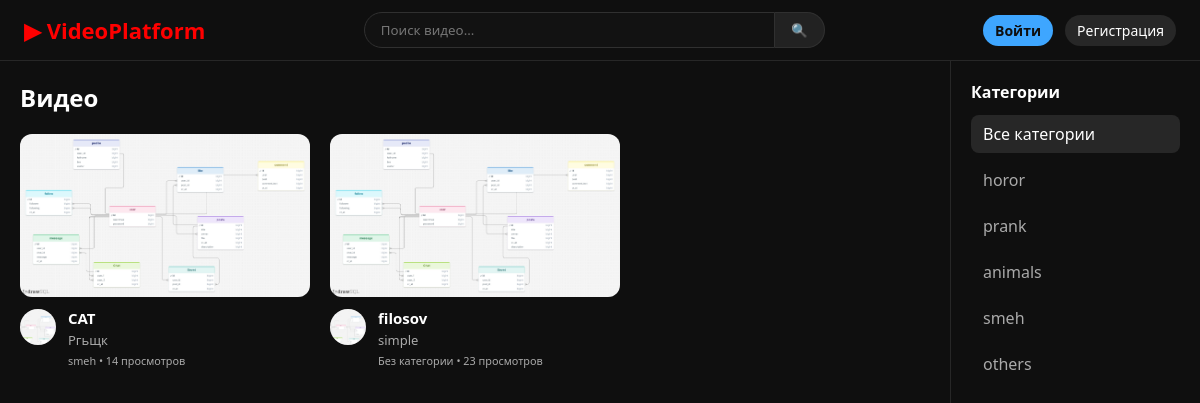
Before: / with the older database file.
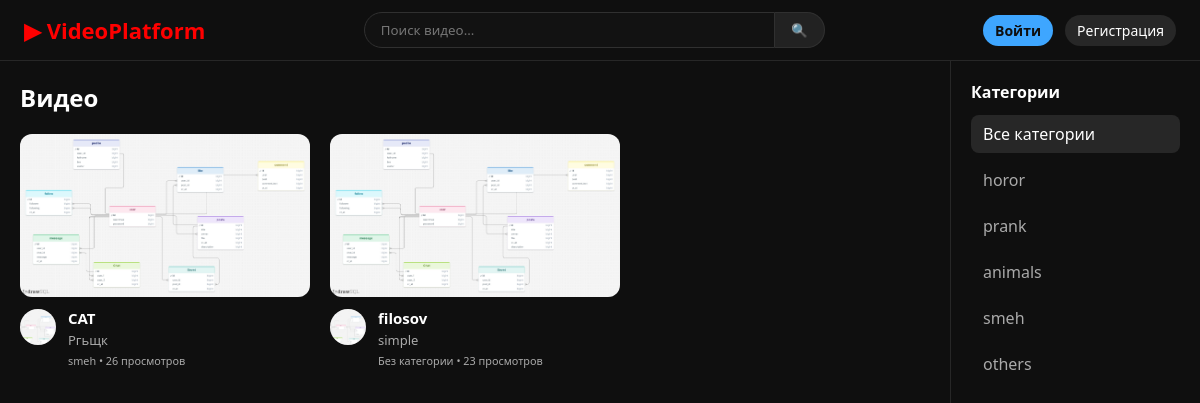
After: the same page with the newer database file.
### myapp/models.py (models this page shows, shortened)
class Video(models.Model):
    title = models.CharField(max_length=255)
    description = models.TextField(null=True, blank=True)
    thumbnail = models.ImageField(upload_to='thumbnails/')
    video_file = models.FileField(upload_to='videos/')
    views_count = models.PositiveIntegerField(default=0)
    category = models.ForeignKey(Category, on_delete=models.SET_NULL, null=True, blank=True, related_name='videos')
    channel = models.ForeignKey(Channel, on_delete=models.CASCADE, related_name='videos')
    created_at = models.DateTimeField(auto_now_add=True)

class Channel(models.Model):
    title = models.CharField(max_length=255)
    description = models.TextField(null=True, blank=True)
    avatar = models.ImageField(upload_to='channel_avatars/')
    owner = models.ForeignKey(User, on_delete=models.CASCADE, related_name='channels')
    created_at = models.DateTimeField(auto_now_add=True)

class Category(models.Model):
    name = models.CharField(max_length=100)

### myapp/views.py (the view)
# urls.py: path('', index, name='index'),
def index(request):
    query = request.GET.get('q')
    category_id = request.GET.get('category')
    videos = Video.objects.all()
    if query:
        videos = videos.filter(title__icontains=query)
    if category_id:
        videos = videos.filter(category_id=category_id)
    videos = videos.order_by('-created_at')
    categories = Category.objects.all()
    return render(request, 'index.html', {
        'videos': videos,
        'categories': categories,
    })

### myapp/templates/index.html
{% extends 'base.html' %}
{% block main_layout %}
    <div class="main-content">
        <h2 style="margin-bottom: 20px;">Видео</h2>
        <div class="video-grid">
            {% for video in videos %}
                <a href="{% url 'watch' video.id %}" class="video-card">
                    <div class="thumbnail-box">
                        {% if video.thumbnail %}
                            <img src="{{ video.thumbnail.url }}" alt="{{ video.title }}">
                        {% else %}
                            <div style="display:flex; align-items:center; justify-content:center; height:100%; color:#aaa;">Нет превью</div>
                        {% endif %}
                    </div>
                    <div class="video-info">
                        {% if video.channel.avatar %}
                            <img src="{{ video.channel.avatar.url }}" class="channel-avatar" alt="Avatar">
                        {% else %}
                            <div class="channel-avatar" style="text-align:center; line-height:36px;">📹</div>
                        {% endif %}
                        <div class="video-details">
                            <h3>{{ video.title }}</h3>
                            <p>{{ video.channel.title }}</p>
                            <p><small>{{ video.category.name|default:"Без категории" }} • {{ video.views_count }} просмотров</small></p>
                        </div>
                    </div>
                </a>
            {% empty %}
                <p style="color: #aaa;">Видео не найдены.</p>
            {% endfor %}
        </div>
    </div>
    <aside style="width: 250px; padding: 20px; border-left: 1px solid #272727; background-color: #0f0f0f;">
        <h3 style="font-size: 16px; margin-bottom: 12px; color: #fff;">Категории</h3>
        <ul style="list-style: none; display: flex; flex-direction: column; gap: 8px;">
            <li>
                <a href="{% url 'index' %}" style="display: block; padding: 8px 12px; border-radius: 8px; text-decoration: none; color: #fff; background-color: {% if not request.GET.category %}#272727{% else %}transparent{% endif %};">
                    Все категории
                </a>
            </li>
            {% for cat in categories %}
                <li>
                    <a href="{% url 'index' %}?category={{ cat.id }}" style="display: block; padding: 8px 12px; border-radius: 8px; text-decoration: none; color: {% if request.GET.category == cat.id|stringformat:'i' %}#fff{% else %}#aaa{% endif %}; background-color: {% if request.GET.category == cat.id|stringformat:'i' %}#272727{% else %}transparent{% endif %};">
                        {{ cat.name }}
                    </a>
                </li>
            {% endfor %}
        </ul>
    </aside>
{% endblock %}

### myapp/templates/base.html (shortened to what this page needs)
<!DOCTYPE html>
<html lang="ru">
<head>
</head>
<body>
    <header>
        <div class="logo">
            <a href="{% url 'index' %}">▶ VideoPlatform</a>
        </div>
        <form class="search-box" method="GET" action="{% url 'index' %}">
            <input type="text" name="q" placeholder="Поиск видео..." value="{{ request.GET.q }}">
            <button type="submit">🔍</button>
        </form>
        <nav class="user-nav">
            {% if user.is_authenticated %}
                <a href="{% url 'create_channel' %}">+ Канал</a>
                <a href="{% url 'upload_video' %}">+ Видео</a>
                <a href="{% url 'user_profile' user.username %}">👤 {{ user.username }}</a>
                <a href="{% url 'logout' %}">Выйти</a>
            {% else %}
                <a href="{% url 'login' %}" class="btn-primary">Войти</a>
                <a href="{% url 'register' %}">Регистрация</a>
            {% endif %}
        </nav>
    </header>
    <div class="layout-container">
        {% block main_layout %}{% endblock %}
    </div>
</body>
</html>

### myapp/templates/base.html (style rules this page uses)
* { box-sizing: border-box; margin: 0; padding: 0; font-family: 'Segoe UI', Tahoma, Geneva, Verdana, sans-serif; }
body { background-color: #0f0f0f; color: #fff; }
header { display: flex; justify-content: space-between; align-items: center; padding: 12px 24px; background-color: #0f0f0f; position: sticky; top: 0; z-index: 100; border-bottom: 1px solid #272727; }
.logo a { color: #ff0000; font-size: 22px; font-weight: bold; text-decoration: none; display: flex; align-items: center; gap: 6px; }
.search-box { display: flex; width: 40%; }
.search-box input { width: 100%; padding: 8px 16px; background-color: #121212; border: 1px solid #303030; border-radius: 20px 0 0 20px; color: #fff; outline: none; }
.search-box button { padding: 8px 16px; background-color: #222222; border: 1px solid #303030; border-left: none; border-radius: 0 20px 20px 0; color: #fff; cursor: pointer; }
.user-nav { display: flex; gap: 12px; align-items: center; }
.user-nav a { color: #fff; text-decoration: none; font-size: 14px; padding: 6px 12px; border-radius: 18px; background-color: #272727; }
.user-nav a.btn-primary { background-color: #3ea6ff; color: #0f0f0f; font-weight: 600; }
.layout-container { display: flex; min-height: calc(100vh - 57px); }
.main-content { flex: 1; padding: 20px; }
.video-grid { display: grid; grid-template-columns: repeat(auto-fill, minmax(280px, 1fr)); gap: 20px; }
.video-card { background: transparent; text-decoration: none; color: inherit; display: flex; flex-direction: column; }
.thumbnail-box { width: 100%; aspect-ratio: 16/9; background-color: #272727; border-radius: 12px; overflow: hidden; position: relative; }
.thumbnail-box img { width: 100%; height: 100%; object-fit: cover; }
.video-info { display: flex; gap: 12px; margin-top: 12px; }
.channel-avatar { width: 36px; height: 36px; border-radius: 50%; object-fit: cover; background-color: #444; flex-shrink: 0; }
.video-details h3 { font-size: 15px; font-weight: 600; line-height: 1.2; margin-bottom: 4px; display: -webkit-box; -webkit-line-clamp: 2; -webkit-box-orient: vertical; overflow: hidden; }
.video-details p { font-size: 13px; color: #aaa; margin-top: 2px; }

Changed rows visible on the page:
changed Video "CAT": views_count "14" → "26"
